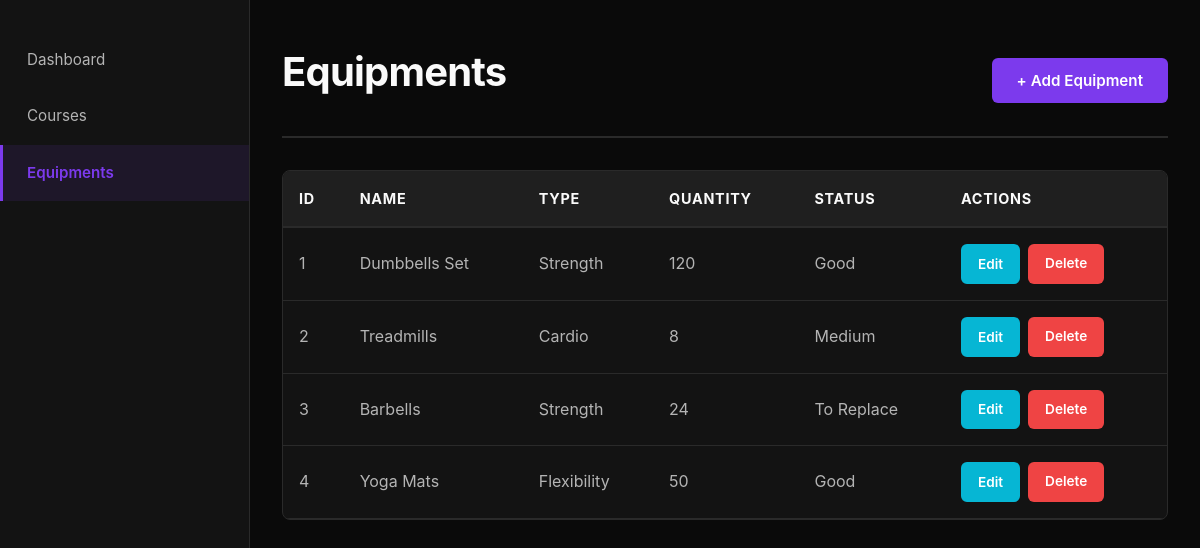
The app's page /?page=equipments with its own data.
### tables this page shows
CREATE TABLE equipements (
    id INT AUTO_INCREMENT PRIMARY KEY,
    equipement_nom VARCHAR(20) NOT NULL,
    equipement_type VARCHAR(20) NOT NULL,
    equipement_quantite INT NOT NULL,
    equipement_etat VARCHAR(20) NOT NULL DEFAULT 'bon'
);

### index.php (the view, shortened to what this page needs)
<?php
require "conect.php";
$equipements = $pdo->query("SELECT * FROM equipements ORDER BY id ASC")->fetchAll(PDO::FETCH_ASSOC);
$total_courses = $pdo->query("SELECT COUNT(*) FROM courses")->fetchColumn();
$total_equipements = $pdo->query("SELECT COUNT(*) FROM equipements")->fetchColumn();
$courses_types = $pdo->query("
    SELECT categorie, COUNT(*) as total
    FROM courses
    GROUP BY categorie
")->fetchAll(PDO::FETCH_ASSOC);
$equipement_types = $pdo->query("
    SELECT equipement_type, COUNT(*) as total
    FROM equipements
    GROUP BY equipement_type
")->fetchAll(PDO::FETCH_ASSOC);
$current_page = isset($_GET['page']) ? $_GET['page'] : 'dashboard';
?>
<!DOCTYPE html>
<html lang="en">
<head>
</head>
<body>
    <nav>
        <ul>
            <li><a href="?page=dashboard" class="<?= $current_page == 'dashboard' ? 'active' : '' ?>">Dashboard</a></li>
            <li><a href="?page=courses" class="<?= $current_page == 'courses' ? 'active' : '' ?>">Courses</a></li>
            <li><a href="?page=equipments" class="<?= $current_page == 'equipments' ? 'active' : '' ?>">Equipments</a></li>
        </ul>
    </nav>
    <main>
        <?php if ($current_page == 'dashboard'): ?>
            <div class="page-header">
                <h1>Gym Dashboard</h1>
            </div>
            <div class="stats-grid">
                <div class="stat-card">
                    <div class="stat-number"><?= $total_courses ?></div>
                    <div class="stat-label">Total Courses</div>
                </div>
                <div class="stat-card">
                    <div class="stat-number"><?= $total_equipements ?></div>
                    <div class="stat-label">Total Equipments</div>
                </div>
            </div>
            <div class="chart-box">
                <h2>Courses by Category</h2>
                <div class="table-wrapper">
                    <table>
                        <thead>
                            <tr>
                                <th>Course Type</th>
                                <th>Count</th>
                            </tr>
                        </thead>
                        <tbody>
                            <?php foreach ($courses_types as $ct): ?>
                                <tr>
                                    <td><?= htmlspecialchars($ct['categorie']) ?></td>
                                    <td><b><?= $ct['total'] ?></b></td>
                                </tr>
                            <?php endforeach; ?>
                        </tbody>
                    </table>
                </div>
            </div>
            <div class="chart-box">
                <h2>Equipment by Type</h2>
                <div class="table-wrapper">
                    <table>
                        <thead>
                            <tr>
                                <th>Equipment Type</th>
                                <th>Count</th>
                            </tr>
                        </thead>
                        <tbody>
                            <?php foreach ($equipement_types as $et): ?>
                                <tr>
                                    <td><?= htmlspecialchars($et['equipement_type']) ?></td>
                                    <td><b><?= $et['total'] ?></b></td>
                                </tr>
                            <?php endforeach; ?>
                        </tbody>
                    </table>
                </div>
            </div>
        <?php elseif ($current_page == 'equipments'): ?>
            <div class="page-header">
                <h1>Equipments</h1>
                <button class="btn" onclick="openAddEquip()">+ Add Equipment</button>
            </div>
            <div class="table-wrapper">
                <table>
                    <thead>
                        <tr>
                            <th>ID</th>
                            <th>Name</th>
                            <th>Type</th>
                            <th>Quantity</th>
                            <th>Status</th>
                            <th>Actions</th>
                        </tr>
                    </thead>
                    <tbody>
                        <?php foreach ($equipements as $e): ?>
                            <tr>
                                <td><?= $e['id'] ?></td>
                                <td><?= htmlspecialchars($e['equipement_nom']) ?></td>
                                <td><?= htmlspecialchars($e['equipement_type']) ?></td>
                                <td><?= $e['equipement_quantite'] ?></td>
                                <td><?= htmlspecialchars($e['equipement_etat']) ?></td>
                                <td>
                                    <div class="action-buttons">
                                        <button class="btn btn-small btn-edit"
                                            onclick='openEditEquip(<?= json_encode($e) ?>)'>
                                            Edit
                                        </button>
                                        <a href="?page=equipments&delete_equip_id=<?= $e['id'] ?>"
                                            class="btn btn-small btn-del"
                                            onclick="return confirm('Are you sure you want to delete this equipment?')">
                                            Delete
                                        </a>
                                    </div>
                                </td>
                            </tr>
                        <?php endforeach; ?>
                    </tbody>
                </table>
            </div>
        <?php endif; ?>
    </main>
</body>
</html>

### index.php (style rules this page uses)
* { margin: 0; padding: 0; box-sizing: border-box; }
:root { --bg-primary: #0a0a0a; --bg-secondary: #131313; --bg-tertiary: #1f1f1f; --bg-hover: #2a2a2a; --text-primary: #fafafa; --text-secondary: #b4b4b4; --text-tertiary: #7a7a7a; --accent-violet: #7c3aed; --accent-violet-light: #a78bfa; --accent-violet-dark: #6d28d9; --border-color: #2a2a2a; --success: #06b6d4; --warning: #f97316; --danger: #ef4444; --font-display: "Inter", -apple-system, BlinkMacSystemFont, "Segoe UI", sans-serif; --font-body: "Inter", -apple-system, BlinkMacSystemFont, "Segoe UI", sans-serif; }
html, body { background: var(--bg-primary); color: var(--text-primary); font-family: var(--font-body); font-size: 16px; line-height: 1.6; -webkit-font-smoothing: antialiased; }
h1, h2, h3 { font-family: var(--font-display); font-weight: 700; letter-spacing: -0.02em; line-height: 1.2; margin-bottom: 1rem; }
h1 { font-size: 2.5rem; }
body { display: grid; grid-template-columns: 250px 1fr; min-height: 100vh; }
nav { background: var(--bg-secondary); border-right: 1px solid var(--border-color); padding: 2rem 0; position: sticky; top: 0; height: 100vh; overflow-y: auto; }
nav ul { list-style: none; }
nav a { display: block; padding: 1rem 1.5rem; color: var(--text-secondary); border-left: 3px solid transparent; transition: all 0.3s ease; font-size: 0.95rem; cursor: pointer; text-decoration: none; }
nav a.active { color: var(--accent-violet); background: rgba(124, 58, 237, 0.1); border-left-color: var(--accent-violet); font-weight: 600; }
main { padding: 3rem 2rem; overflow-y: auto; }
.page-header { display: flex; justify-content: space-between; align-items: center; margin-bottom: 2rem; padding-bottom: 1.5rem; border-bottom: 2px solid var(--border-color); }
.btn { display: inline-flex; align-items: center; justify-content: center; gap: 0.5rem; padding: 0.75rem 1.5rem; border: 1px solid transparent; border-radius: 6px; font-weight: 600; font-size: 0.95rem; cursor: pointer; transition: all 0.3s ease; text-decoration: none; font-family: inherit; background: var(--accent-violet); color: white; }
.btn-small { padding: 0.5rem 1rem; font-size: 0.85rem; }
.btn-edit { background: var(--success); color: white; }
.btn-del { background: var(--danger); color: white; }
.table-wrapper { overflow-x: auto; border: 1px solid var(--border-color); border-radius: 8px; background: var(--bg-secondary); }
table { width: 100%; border-collapse: collapse; }
thead { background: var(--bg-tertiary); border-bottom: 2px solid var(--border-color); }
th { padding: 1rem; text-align: left; font-weight: 700; color: var(--text-primary); font-size: 0.9rem; text-transform: uppercase; letter-spacing: 0.05em; }
td { padding: 1rem; color: var(--text-secondary); border-bottom: 1px solid var(--border-color); }
.action-buttons { display: flex; gap: 0.5rem; }

### records on screen
equipements: id "1", equipement_nom "Dumbbells Set", equipement_type "Strength", equipement_quantite "120", equipement_etat "Good"
equipements: id "2", equipement_nom "Treadmills", equipement_type "Cardio", equipement_quantite "8", equipement_etat "Medium"
equipements: id "3", equipement_nom "Barbells", equipement_type "Strength", equipement_quantite "24", equipement_etat "To Replace"
equipements: id "4", equipement_nom "Yoga Mats", equipement_type "Flexibility", equipement_quantite "50", equipement_etat "Good"
